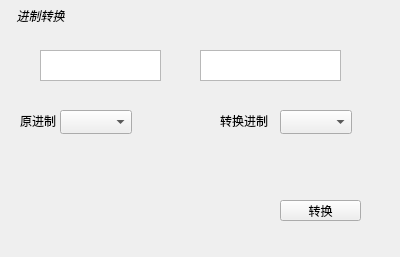
<?xml version="1.0" encoding="UTF-8"?>
<ui version="4.0">
 <class>Form</class>
 <widget class="QWidget" name="Form">
  <property name="geometry">
   <rect>
    <x>0</x>
    <y>0</y>
    <width>400</width>
    <height>257</height>
   </rect>
  </property>
  <property name="windowTitle">
   <string>Form</string>
  </property>
  <widget class="QPlainTextEdit" name="shuru">
   <property name="geometry">
    <rect>
     <x>40</x>
     <y>50</y>
     <width>121</width>
     <height>31</height>
    </rect>
   </property>
   <property name="plainText">
    <string/>
   </property>
  </widget>
  <widget class="QPlainTextEdit" name="shuchu">
   <property name="geometry">
    <rect>
     <x>200</x>
     <y>50</y>
     <width>141</width>
     <height>31</height>
    </rect>
   </property>
  </widget>
  <widget class="QComboBox" name="comboBox">
   <property name="geometry">
    <rect>
     <x>60</x>
     <y>110</y>
     <width>72</width>
     <height>24</height>
    </rect>
   </property>
  </widget>
  <widget class="QLabel" name="label">
   <property name="geometry">
    <rect>
     <x>20</x>
     <y>110</y>
     <width>51</width>
     <height>21</height>
    </rect>
   </property>
   <property name="text">
    <string>原进制</string>
   </property>
  </widget>
  <widget class="QLabel" name="label_2">
   <property name="geometry">
    <rect>
     <x>220</x>
     <y>110</y>
     <width>51</width>
     <height>21</height>
    </rect>
   </property>
   <property name="text">
    <string>转换进制</string>
   </property>
  </widget>
  <widget class="QComboBox" name="comboBox_2">
   <property name="geometry">
    <rect>
     <x>280</x>
     <y>110</y>
     <width>72</width>
     <height>24</height>
    </rect>
   </property>
  </widget>
  <widget class="QToolButton" name="toolButton">
   <property name="geometry">
    <rect>
     <x>280</x>
     <y>200</y>
     <width>81</width>
     <height>21</height>
    </rect>
   </property>
   <property name="text">
    <string>转换</string>
   </property>
  </widget>
  <widget class="QLabel" name="label_3">
   <property name="geometry">
    <rect>
     <x>0</x>
     <y>0</y>
     <width>81</width>
     <height>31</height>
    </rect>
   </property>
   <property name="font">
    <font>
     <italic>true</italic>
     <underline>false</underline>
    </font>
   </property>
   <property name="text">
    <string>进制转换</string>
   </property>
   <property name="alignment">
    <set>Qt::AlignCenter</set>
   </property>
  </widget>
 </widget>
 <resources/>
 <connections/>
</ui>
